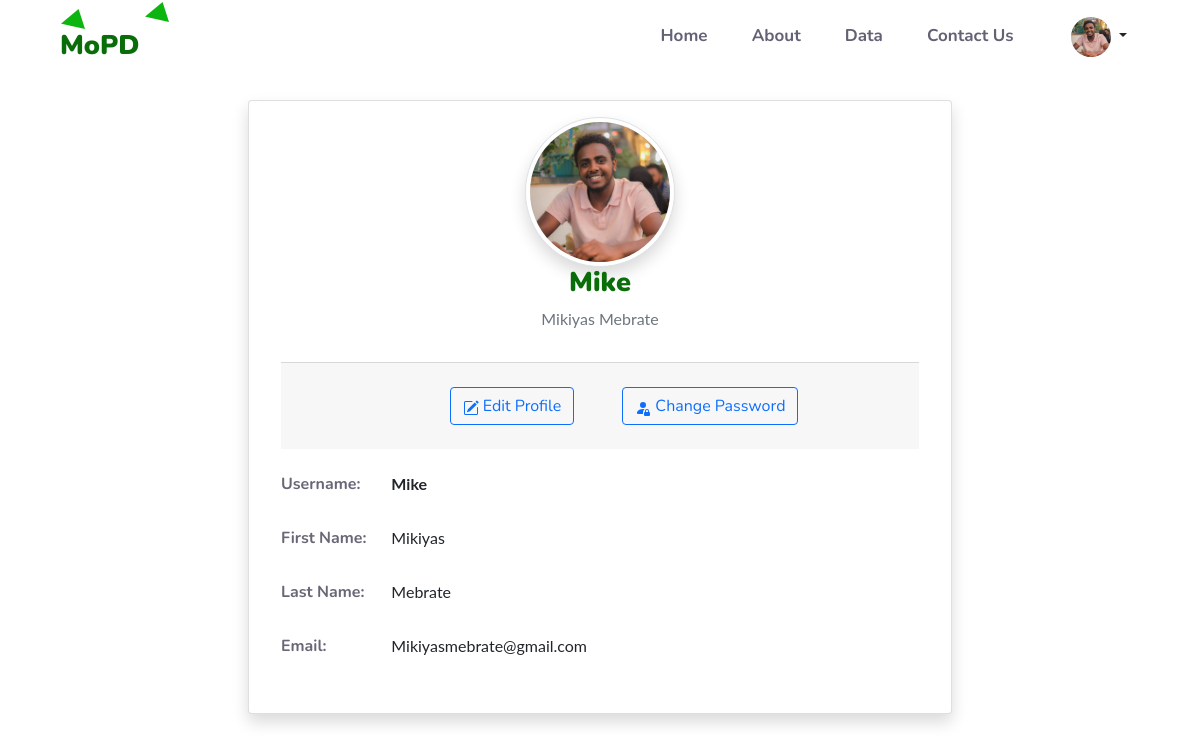
Page /profile/ (signed in) on the committed database.
### UserManagement/models.py (models this page shows)
class CustomUser(AbstractUser):
    email = models.EmailField(unique=True)
    photo = models.ImageField(upload_to='User/Photo', null=True, blank=True)
    is_active = models.BooleanField(default=True)
    USERNAME_FIELD='email'
    REQUIRED_FIELDS=['first_name','username','last_name']
    is_first_time = models.BooleanField(default = True)
    last_reset_password = models.DateTimeField(null=True, blank=True)

### UserManagement/decorators.py (the view)
    def wrapper_func(request, *args, **kwargs):
        if request.user.is_first_time:
            return  redirect('staff-change-password')
        elif request.user.is_staff and request.user.is_active:
            return view_func(request, *args, **kwargs)
        else:
             return HttpResponse('You are not authorized to access this content.')

### TimeSeriesBase/views.py (called while the page is built)
@login_required(login_url='login')
@staff_user_required
def profile_view(request):
    return render(request,"profile.html")

### TimeSeriesBase/templates/profile.html (shortened to what this page needs)
{% load static%}
<html lang="en">
{% include "includes/head.html" %}
<body>
  {% include 'includes/navbar.html' %}
  </head>
  <div style="margin-top: 100px;"  class="container emp-profile">
    {%load static%}
    <form method="post">
      <div class="row">
        <section class="content">
          <div class="container-fluid">
            <div class="row justify-content-center">
              <div class="container-fluid">
                <div class="row justify-content-center">
                  <div class="col-md-8 ">
                    <div class="card card-primary card-outline shadow ">
                      <div class="card-body box-profile">
                        <div class="text-center">
                          <img class="rounded-circle img-fluid shadow img-thumbnail" width="150px" {% if user.photo %}
                            src="/media/{{user.photo}}" {% else%} src="{% static 'assets/img/avatar.png'%}" {% endif %}
                            alt="Profile Picture">
                        </div>
                        <h3 class="profile-username text-center">
                          {{user.username | capfirst}}
                        </h3>
                        <p class="text-muted text-center">{{ user.first_name | capfirst }}
                          {{ user.last_name| capfirst}}</p>
                          <div class="card-body">
                            <div class="tab-content">
                              <div class="active tab-pane" id="settings">
                                <div class="card-footer mb-3 ">
                                  <ul class="nav d-flex justify-content-center">
                                      <ul class="nav nav-pills ps-5 pt-3 pb-3">
                                        <li class="nav-item  text-center ">
                                          <a class="btn btn-outline-primary " href="{% url 'staff-update-profile' %}"> Edit Profile</a>
                                        </li>
                                        <li class="nav-item text-center ms-5 ">
                                          <a class="btn btn-outline-primary " href="{% url 'staff-change-password' %}"> Change Password</a>
                                        </li>
                                      </ul>
                                  </ul>
                                </div>
                                <div class="form-group row">
                                  <label class="col-sm-2 col-form-label fw-bold">Username:</label>
                                  <div class="col-sm-10">
                                    <p class="form-control-plaintext font-weight-bold">{{ user.username | capfirst}}</p>
                                  </div>
                                </div>
                                <div class="form-group row">
                                  <label class="col-sm-2 col-form-label fw-bold">First Name:</label>
                                  <div class="col-sm-10">
                                    <p class="form-control-plaintext">{{ user.first_name | capfirst }}</p>
                                  </div>
                                </div>
                                <div class="form-group row">
                                  <label class="col-sm-2 col-form-label fw-bold">Last Name:</label>
                                  <div class="col-sm-10">
                                    <p class="form-control-plaintext">{{ user.last_name | capfirst }}</p>
                                  </div>
                                </div>
                                <div class="form-group row">
                                  <label class="col-sm-2 col-form-label fw-bold">Email:</label>
                                  <div class="col-sm-10">
                                    <p class="form-control-plaintext">{{ user.email | capfirst}}</p>
                                  </div>
                                </div>
                              </div>
                      </div>
                    </div>
                  </div>
                    </div>
                  </div>
                </div>
              </div>
            </div>
        </section>
      </div>
    </form>
  </div>
</body>
</html>

### TimeSeriesBase/templates/includes/navbar.html (shortened to what this page needs)
{%load static%}
<header>
    <div class="header__area  header__transparent">
        <div class="header__shape p-absolute">
            <img src="{% static 'assets/img/icon/brand/trianlge.png' %}" alt="">
        </div>
        <div id="header__sticky" class="header__bottom header__bottom-2 header__style-4">
            <div class="container-fluid">
                <div class="ps-5 pe-5 row align-items-center">
                    <div class="col-xl-3 col-lg-3 col-md-6 col-sm-6 col-6">
                        <div class="logo-3 ">
                            <a href="{% url 'index' %}">
                                <img src="{% static 'assets/img/icon/brand/trianlge.png' %}" alt="">
                                <h3>MoPD</h3>
                            </a>
                        </div>
                    </div>
                    <div class="col-xl-9 col-lg-9 col-md-6 col-sm-6 col-6">
                        <div class="header__bottom-right d-flex justify-content-end align-items-center">
                            <div class="main-menu main-menu-3">
                                <nav id="mobile-menu">
                                    <ul>
                                        <li>
                                            <a href="{% url 'index' %}">Home</a>
                                        </li>
                                        <li><a href="{% url 'about' %}">About</a></li>
                                        <li>
                                            <a href="{% url 'data' %}">Data</a>
                                        </li>
                                        <li><a href="{% url 'contact' %}">Contact Us</a></li>
                                        <li>
                                            <div class="btn-group dropsend p-0 m-0">
                                                <button type="button" class="btn  dropdown-toggle"
                                                    data-bs-toggle="dropdown" aria-expanded="false">
                                                    <img class="rounded-circle img-fluid" width="40px"
                                                     {% if user.photo %}
                                                         src="/media/{{user.photo}}"
                                                     {% else %}
                                                        src="{% static 'assets/img/avatar.png'%}"
                                                     {% endif %}
                                                        alt="Profile Picture">
                                                </button>
                                            </div>
                                        </li>
                            </div>
                        </div>
                    </div>
                </div>
            </div>
        </div>
    </div>
</header>

### static/assets/css/datapage.css (style rules this page uses)
.card { background-color: white; margin: auto; }
* { -webkit-box-sizing: border-box; -ms-box-sizing: border-box; box-sizing: border-box; }

### TimeSeriesBase/templates/includes/head.html (style rules this page uses)
* { text-decoration: none !important; }

### rows in the picture
CustomUser: photo (picture), username "Mike", first_name "Mikiyas", last_name "Mebrate", email "Mikiyasmebrate@gmail.com"
